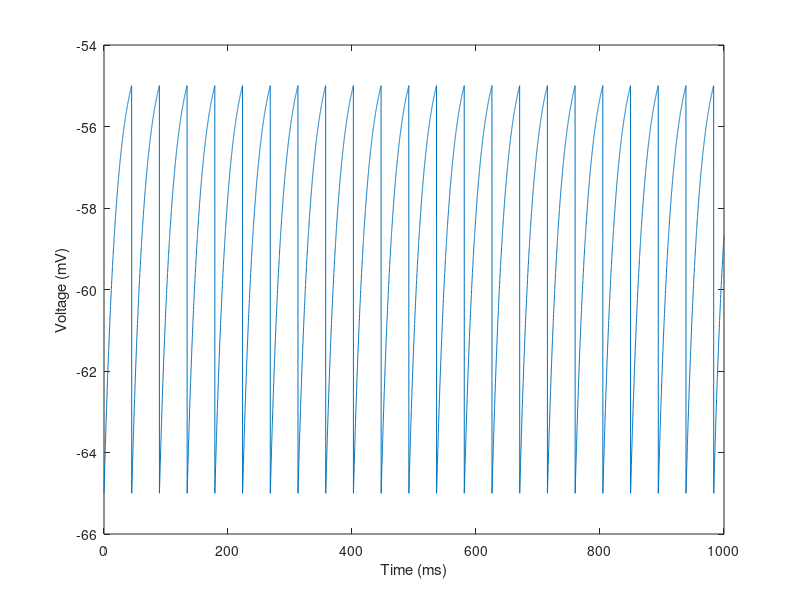
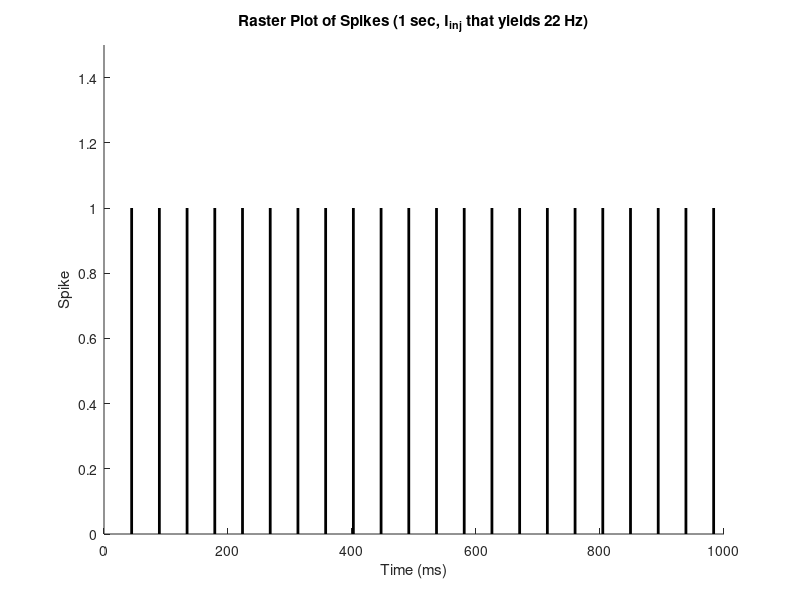

Write MATLAB code to recreate these figures, in order.
% Define model parameters
dt=0.1;
Erest= -65;
tau=20;
R=10;
Eth=-55;
t_array=0:dt:1000;
v=zeros(size(t_array));
v(1)=Erest;
spike_times=[];
I_inj=1.12;
% iterate and check 
for i=1:length(t_array)-1
    % check if v(i) crosses the threshold value
    if v(i) >= Eth
        spike_times=[spike_times,t_array(i)];
        v(i+1)=Erest;
    else
        v(i+1)=v(i) + (dt/tau) * (Erest-v(i)+ R*I_inj);
    end


end

% count spikes per second
num_spikes=length(spike_times);
total_time= t_array(end)/1000; % total taken time in seconds
firing_rate=num_spikes/total_time;


% % plot
plot(t_array, v);
xlabel('Time (ms)');
ylabel('Voltage (mV)');


% Raster plot for the final value of I_inj that produced 22Hz firing rate
figure; 
hold on;
%  plot a vertical line from y=0 to y=1 to represent each spike
for j = 1:length(spike_times)
    line([spike_times(j) spike_times(j)], [0 1], 'Color', 'k', 'LineWidth', 2);
end
xlabel('Time (ms)');
ylabel('Spike');
title('Raster Plot of Spikes (1 sec, I_{inj} that yields 22 Hz)');
ylim([0 1.5]); 
hold off;
